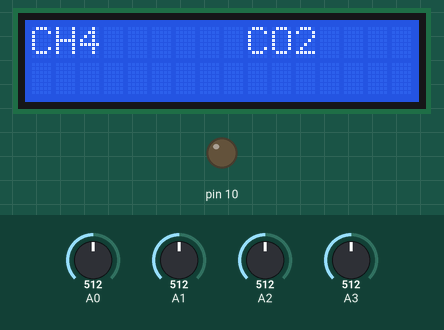
The sketch below on a simulated Arduino Uno, built with avr-gcc and run on an emulated ATmega328P. Shown: 16×2 character LCD, output pins drawn as LEDs (lit = HIGH). Inputs (shaded band) come from the test bench; at power-on: A0 = 512, A1 = 512, A2 = 512, A3 = 512. The local clock reads 2024-03-15 10:24:30 at power-on unless the sketch sets it; storage starts empty; what the sketch prints to the serial monitor is not drawn.

Above: at 0.1 s.
At 1.1 s:
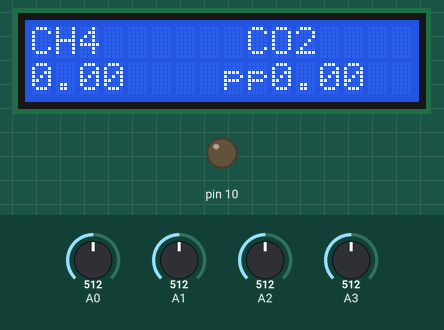

The sketch:

AC_Testing_Chamber.ino
```cpp
#include <LiquidCrystal_I2C.h>
#include <SPI.h>
#include <SD.h>
#include <Wire.h>
#include "RTClib.h"

LiquidCrystal_I2C lcd(0x27);

// how many milliseconds between grabbing data and logging it. 1000 ms is once a second
#define LOG_INTERVAL  1000 // mills between entries (reduce to take more/faster data)

// how many milliseconds before writing the logged data permanently to disk
// set it to the LOG_INTERVAL to write each time (safest)
// set it to 10*LOG_INTERVAL to write all data every 10 datareads, you could lose up to
// the last 10 reads if power is lost but it uses less power and is much faster!
#define SYNC_INTERVAL 1000// mills between calls to flush() - to write data to the card
uint32_t syncTime = 0; // time of last sync()

#define ECHO_TO_SERIAL   1 // echo data to serial port
#define WAIT_TO_START    0 // Wait for serial input in setup()

// the digital pins that connect to the LEDs

// The analog pins that connect to the sensors
// special indicator that we want to measure the bandgap


RTC_PCF8523 RTC; // define the Real Time Clock object

// for the data logging shield, we use digital pin 10 for the SD cs line
const int chipSelect = 10;

// the logging file
File logfile;

void error(char *str)
{
  Serial.print("error: ");
  Serial.println(str);

  // red LED indicates error


  while(1);
}

void setup(void)
{
  Serial.begin(9600);
  Serial.println();

  lcd.begin(16, 2);
  lcd.setCursor(0, 0);
  lcd.print("CH4      CO2");


#if WAIT_TO_START
  Serial.println("Type any character to start");
  while (!Serial.available());
#endif //WAIT_TO_START

  // initialize the SD card
  Serial.print("Initializing SD card...");
  // make sure that the default chip select pin is set to
  // output, even if you don't use it:
  pinMode(10, OUTPUT);

  // see if the card is present and can be initialized:
  if (!SD.begin(chipSelect)) {
    error("Card failed, or not present");
  }
  Serial.println("card initialized.");

  // create a new file
  char filename[] = "ArtificialChloroplast00.CSV";
  for (uint8_t i = 0; i < 100; i++) {
    filename[22] = i/10 + '0';
    filename[23] = i%10 + '0';
    if (! SD.exists(filename)) {
      // only open a new file if it doesn't exist
      logfile = SD.open(filename, FILE_WRITE);
      break;  // leave the loop!
    }
  }

  if (! logfile) {
    error("couldnt create file");
  }

  Serial.print("Logging to: ");
  Serial.println(filename);

  // connect to RTC
  Wire.begin();
  if (!RTC.begin()) {
    logfile.println("RTC failed");
#if ECHO_TO_SERIAL
    Serial.println("RTC failed");
#endif  //ECHO_TO_SERIAL


  }


  logfile.println("millis, stamp, datetime, CH4VOLTAGE_01, CH4VOLTAGE_02, CO2VOLTAGE_01, CO2VOLTAGE_02, CH4PPM_01, CH4PPM_02, CO2PPM_01, CO2PPM_02");
  #if ECHO_TO_SERIAL
  Serial.println("millis, stamp, datetime, CH4VOLTAGE_01, CH4VOLTAGE_02, CO2VOLTAGE_01, CO2VOLTAGE_02, CH4PPM_01, CH4PPM_02, CO2PPM_01, CO2PPM_02 ");
  #endif

  // If you want to set the aref to something other than 5v

}

void loop(void)
{
  DateTime now;

  // delay for the amount of time we want between readings
  delay((LOG_INTERVAL -1) - (millis() % LOG_INTERVAL));

  // log milliseconds since starting
  uint32_t m = millis();
  logfile.print(m);           // milliseconds since start
  logfile.print(", ");
#if ECHO_TO_SERIAL
  Serial.print(m);         // milliseconds since start
  Serial.print(", ");
#endif

  // fetch the time
  now = RTC.now();
  // log time
  logfile.print(now.unixtime()); // seconds since 1/1/1970
  logfile.print(", ");
  logfile.print('"');
  logfile.print(now.year(), DEC);
  logfile.print("/");
  logfile.print(now.month(), DEC);
  logfile.print("/");
  logfile.print(now.day(), DEC);
  logfile.print(" ");
  logfile.print(now.hour(), DEC);
  logfile.print(":");
  logfile.print(now.minute(), DEC);
  logfile.print(":");
  logfile.print(now.second(), DEC);
  logfile.print('"');
#if ECHO_TO_SERIAL
  Serial.print(now.unixtime()); // seconds since 1/1/1970
  Serial.print(", ");
  Serial.print('"');
  Serial.print(now.year(), DEC);
  Serial.print("/");
  Serial.print(now.month(), DEC);
  Serial.print("/");
  Serial.print(now.day(), DEC);
  Serial.print(" ");
  Serial.print(now.hour(), DEC);
  Serial.print(":");
  Serial.print(now.minute(), DEC);
  Serial.print(":");
  Serial.print(now.second(), DEC);
  Serial.print('"');
#endif //ECHO_TO_SERIAL

  float CH4PPM_01, CH4PPM_02, CO2PPM_01, CO2PPM_02;

  int CH4READING_01 = analogRead(A0);
  float CH4VOLTAGE_01 = CH4READING_01 * (5.0/1023.0);
  CalculateCH4_01(CH4VOLTAGE_01);

  int CH4READING_02 = analogRead(A1);
  float CH4VOLTAGE_02 = CH4READING_02 * (5.0/1023.0);
  CalculateCH4_02( CH4VOLTAGE_02);

  int CO2READING_01 = analogRead(A2);
  float CO2VOLTAGE_01 = CO2READING_01 * (5.0/1023.0);
  CalculateCO2_01(CO2VOLTAGE_01);

  int CO2READING_02 = analogRead(A3);
  float CO2VOLTAGE_02 = CO2READING_02 * (5.0/1023.0);
  CalculateCO2_02(CO2VOLTAGE_02);

  float CH4PPM_AVG = (CH4PPM_01 + CH4PPM_02)/2;
  float CO2PPM_AVG = (CO2PPM_01 + CO2PPM_02)/2;

  logfile.print(CH4VOLTAGE_01);
  logfile.print(", ");
  logfile.print(CH4VOLTAGE_02);
  logfile.print(", ");
  logfile.print(CO2VOLTAGE_01);
  logfile.print(", ");
  logfile.print(CO2VOLTAGE_02);
  logfile.print(", ");
  logfile.print(CH4PPM_01);
  logfile.print(", ");
  logfile.print(CH4PPM_02);
  logfile.print(", ");
  logfile.print(CH4PPM_AVG);
  logfile.print(", ");
  logfile.print(CO2PPM_01);
  logfile.print(", ");
  logfile.print(CO2PPM_02);
  logfile.print(", ");
  logfile.print(CO2PPM_AVG);
  logfile.println();

  lcd.setCursor(0, 1);
  lcd.print(CH4PPM_AVG);
  lcd.print("    ppm");
  lcd.setCursor(10, 1);
  lcd.print(CO2PPM_AVG);
  lcd.print("    ppm");

 #if ECHO_TO_SERIAL
  Serial.print(CH4VOLTAGE_01);
  Serial.print(", ");
  Serial.print(CH4VOLTAGE_02);
  Serial.print(", ");
  Serial.print(CO2VOLTAGE_01);
  Serial.print(", ");
  Serial.print(CO2VOLTAGE_02);
  Serial.print(", ");
  Serial.print(CH4PPM_01);
  Serial.print(", ");
  Serial.print(CH4PPM_02);
  Serial.print(", ");
  Serial.print(CH4PPM_AVG);
  Serial.print(", ");
  Serial.print(CO2PPM_01);
  Serial.print(", ");
  Serial.print(CO2PPM_02);
  Serial.print(", ");
  Serial.print(CO2PPM_AVG);
  Serial.println();
#endif //ECHO_TO_SERIAL

  // Log the estimated 'VCC' voltage by measuring the internal 1.1v ref

  logfile.println();

  // Now we write data to disk! Don't sync too often - requires 2048 bytes of I/O to SD card
  // which uses a bunch of power and takes time
  if ((millis() - syncTime) < SYNC_INTERVAL) return;
  syncTime = millis();
  logfile.flush();

}

 float CalculateCH4_01(float CH4VOLTAGE_01)
 {
     //define variables
     float lnPPM_CH401, CH4PPM_01, ratio_CH401, Rs_CH401;
     float Ro_CH4 = 98800, R1_CH4 = 7700, Vref = 5.0;

     //Calculate resistance
     Rs_CH401 = (R1_CH4 * CH4VOLTAGE_01) / (Vref - CH4VOLTAGE_01);

     //Calculate resistance ratio
     ratio_CH401 = Rs_CH401/Ro_CH4;

     //Use log statistics to convert resistance reading
     lnPPM_CH401 = (log(ratio_CH401)-1.92)/-0.602;

     //Convert from log value to PPM reading
     CH4PPM_01 = exp(lnPPM_CH401);

     return(CH4PPM_01);
  }

 float CalculateCH4_02(float CH4VOLTAGE_02)
   {

     float lnPPM_CH402, CH4PPM_02, ratio_CH402, Rs_CH402;
     float Ro_CH4 = 98800, R1_CH4 = 7700, Vref = 5.0;

     Rs_CH402= (R1_CH4 * CH4VOLTAGE_02) / (Vref - CH4VOLTAGE_02);

     ratio_CH402 = Rs_CH402/Ro_CH4;

     lnPPM_CH402 = (log(lnPPM_CH402)-1.92)/-0.602;

     CH4PPM_02 = exp(lnPPM_CH402);

     return(CH4PPM_02);
  }

  float CalculateCO2_01(float CO2VOLTAGE_01)
  {

     float lnPPM_CO201, CO2PPM_01, ratio_CO201, Rs_CO201;
     float Ro_CO2 = 98800, R1_CO2 = 7700, Vref = 5.0;

     Rs_CO201 = (R1_CO2 * CO2VOLTAGE_01) / (Vref - CO2VOLTAGE_01);

     ratio_CO201 = Rs_CO201/Ro_CO2;

     lnPPM_CO201 = (log(ratio_CO201)-1.64)/-0.346;

     CO2PPM_01 = exp(lnPPM_CO201);

     return(CO2PPM_01);
  }

float CalculateCO2_02(float CO2VOLTAGE_02)
 {

     float lnPPM_CO202, CO2PPM_02, ratio_CO202, Rs_CO202;
     float Ro_CO2 = 98800, R1_CO2 = 7700, Vref = 5.0;

     Rs_CO202 = (R1_CO2 * CO2VOLTAGE_02) / (Vref - CO2VOLTAGE_02);

     ratio_CO202 = Rs_CO202/Ro_CO2;

     lnPPM_CO202 = (log(ratio_CO202)-1.64)/-0.346;

     CO2PPM_02 = exp(lnPPM_CO202);

     return(CO2PPM_02);
  }
```
